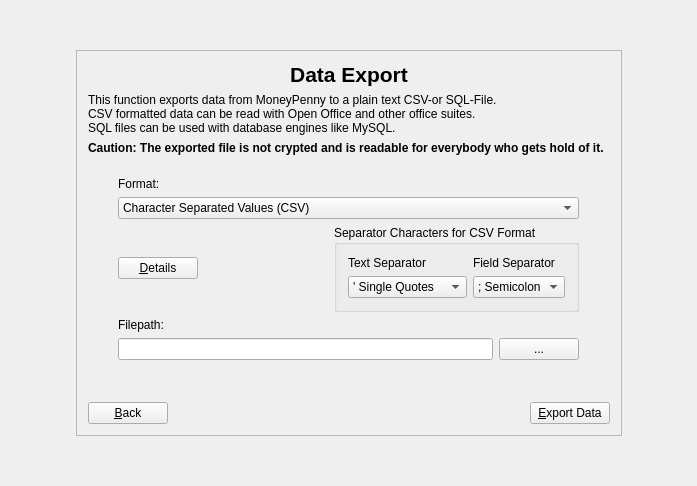
<?xml version="1.0" encoding="UTF-8"?>
<ui version="4.0">
 <class>GuiDataExportBase</class>
 <widget class="QWidget" name="GuiDataExportBase">
  <property name="geometry">
   <rect>
    <x>0</x>
    <y>0</y>
    <width>697</width>
    <height>486</height>
   </rect>
  </property>
  <property name="windowTitle">
   <string>Form1</string>
  </property>
  <layout class="QGridLayout">
   <item row="0" column="1">
    <spacer>
     <property name="orientation">
      <enum>Qt::Vertical</enum>
     </property>
     <property name="sizeHint" stdset="0">
      <size>
       <width>20</width>
       <height>40</height>
      </size>
     </property>
    </spacer>
   </item>
   <item row="1" column="0">
    <spacer>
     <property name="orientation">
      <enum>Qt::Horizontal</enum>
     </property>
     <property name="sizeHint" stdset="0">
      <size>
       <width>40</width>
       <height>20</height>
      </size>
     </property>
    </spacer>
   </item>
   <item row="1" column="1">
    <widget class="QFrame" name="frame">
     <property name="frameShape">
      <enum>QFrame::StyledPanel</enum>
     </property>
     <property name="frameShadow">
      <enum>QFrame::Raised</enum>
     </property>
     <layout class="QVBoxLayout">
      <item>
       <widget class="QLabel" name="label_3">
        <property name="font">
         <font>
          <pointsize>16</pointsize>
          <weight>75</weight>
          <bold>true</bold>
         </font>
        </property>
        <property name="text">
         <string>Data Export</string>
        </property>
        <property name="alignment">
         <set>Qt::AlignCenter</set>
        </property>
       </widget>
      </item>
      <item>
       <widget class="QLabel" name="label_4">
        <property name="text">
         <string>This function exports data from MoneyPenny to a plain text CSV-or SQL-File. 
CSV formatted data can be read with Open Office and other office suites.
SQL files can be used with database engines like MySQL.</string>
        </property>
        <property name="wordWrap">
         <bool>true</bool>
        </property>
       </widget>
      </item>
      <item>
       <widget class="QLabel" name="label_5">
        <property name="font">
         <font>
          <weight>75</weight>
          <bold>true</bold>
         </font>
        </property>
        <property name="text">
         <string>Caution: The exported file is not crypted and is readable for everybody who gets hold of it.</string>
        </property>
        <property name="wordWrap">
         <bool>true</bool>
        </property>
       </widget>
      </item>
      <item>
       <layout class="QHBoxLayout">
        <item>
         <spacer>
          <property name="orientation">
           <enum>Qt::Horizontal</enum>
          </property>
          <property name="sizeType">
           <enum>QSizePolicy::Fixed</enum>
          </property>
          <property name="sizeHint" stdset="0">
           <size>
            <width>30</width>
            <height>31</height>
           </size>
          </property>
         </spacer>
        </item>
        <item>
         <layout class="QVBoxLayout">
          <item>
           <spacer>
            <property name="orientation">
             <enum>Qt::Vertical</enum>
            </property>
            <property name="sizeHint" stdset="0">
             <size>
              <width>20</width>
              <height>16</height>
             </size>
            </property>
           </spacer>
          </item>
          <item>
           <widget class="QLabel" name="textLabel3">
            <property name="text">
             <string>Format:</string>
            </property>
            <property name="wordWrap">
             <bool>false</bool>
            </property>
           </widget>
          </item>
          <item>
           <widget class="QComboBox" name="comboBoxExportType">
            <item>
             <property name="text">
              <string>Character Separated Values (CSV)</string>
             </property>
            </item>
            <item>
             <property name="text">
              <string>MySQL Export File (SQL)</string>
             </property>
            </item>
           </widget>
          </item>
          <item>
           <layout class="QHBoxLayout">
            <item>
             <widget class="QPushButton" name="buttonDetails">
              <property name="text">
               <string>&amp;Details</string>
              </property>
             </widget>
            </item>
            <item>
             <spacer>
              <property name="orientation">
               <enum>Qt::Horizontal</enum>
              </property>
              <property name="sizeHint" stdset="0">
               <size>
                <width>21</width>
                <height>20</height>
               </size>
              </property>
             </spacer>
            </item>
            <item>
             <widget class="QGroupBox" name="groupBoxSeparators">
              <property name="minimumSize">
               <size>
                <width>0</width>
                <height>80</height>
               </size>
              </property>
              <property name="title">
               <string>Separator Characters for CSV Format</string>
              </property>
              <layout class="QGridLayout">
               <item row="0" column="0">
                <widget class="QLabel" name="label_2">
                 <property name="text">
                  <string>Text Separator</string>
                 </property>
                </widget>
               </item>
               <item row="0" column="1">
                <widget class="QLabel" name="label">
                 <property name="text">
                  <string>Field Separator</string>
                 </property>
                </widget>
               </item>
               <item row="1" column="0">
                <widget class="QComboBox" name="comboBoxTextSeparator">
                 <item>
                  <property name="text">
                   <string>' Single Quotes</string>
                  </property>
                 </item>
                 <item>
                  <property name="text">
                   <string>&quot; Double Quotes</string>
                  </property>
                 </item>
                </widget>
               </item>
               <item row="1" column="1">
                <widget class="QComboBox" name="comboBoxFieldSeparator">
                 <item>
                  <property name="text">
                   <string>; Semicolon</string>
                  </property>
                 </item>
                 <item>
                  <property name="text">
                   <string>, Comma</string>
                  </property>
                 </item>
                 <item>
                  <property name="text">
                   <string>: Colon</string>
                  </property>
                 </item>
                 <item>
                  <property name="text">
                   <string>   Tab</string>
                  </property>
                 </item>
                </widget>
               </item>
              </layout>
             </widget>
            </item>
           </layout>
          </item>
          <item>
           <widget class="QLabel" name="textLabel3_2">
            <property name="text">
             <string>Filepath:</string>
            </property>
            <property name="wordWrap">
             <bool>false</bool>
            </property>
           </widget>
          </item>
          <item>
           <layout class="QHBoxLayout">
            <item>
             <widget class="QLineEdit" name="lineEditFile"/>
            </item>
            <item>
             <widget class="QPushButton" name="buttonSelectFile">
              <property name="text">
               <string>...</string>
              </property>
             </widget>
            </item>
           </layout>
          </item>
          <item>
           <spacer>
            <property name="orientation">
             <enum>Qt::Vertical</enum>
            </property>
            <property name="sizeType">
             <enum>QSizePolicy::Expanding</enum>
            </property>
            <property name="sizeHint" stdset="0">
             <size>
              <width>461</width>
              <height>16</height>
             </size>
            </property>
           </spacer>
          </item>
         </layout>
        </item>
        <item>
         <spacer>
          <property name="orientation">
           <enum>Qt::Horizontal</enum>
          </property>
          <property name="sizeType">
           <enum>QSizePolicy::Fixed</enum>
          </property>
          <property name="sizeHint" stdset="0">
           <size>
            <width>31</width>
            <height>106</height>
           </size>
          </property>
         </spacer>
        </item>
       </layout>
      </item>
      <item>
       <widget class="QLabel" name="textLabel2">
        <property name="sizePolicy">
         <sizepolicy hsizetype="Fixed" vsizetype="Fixed">
          <horstretch>0</horstretch>
          <verstretch>0</verstretch>
         </sizepolicy>
        </property>
        <property name="text">
         <string/>
        </property>
        <property name="scaledContents">
         <bool>true</bool>
        </property>
        <property name="wordWrap">
         <bool>false</bool>
        </property>
       </widget>
      </item>
      <item>
       <layout class="QHBoxLayout">
        <item>
         <widget class="QPushButton" name="buttonBack">
          <property name="text">
           <string>&amp;Back</string>
          </property>
          <property name="icon">
           <iconset>
            <normaloff>../gui/image1</normaloff>../gui/image1</iconset>
          </property>
         </widget>
        </item>
        <item>
         <spacer>
          <property name="orientation">
           <enum>Qt::Horizontal</enum>
          </property>
          <property name="sizeType">
           <enum>QSizePolicy::Expanding</enum>
          </property>
          <property name="sizeHint" stdset="0">
           <size>
            <width>120</width>
            <height>20</height>
           </size>
          </property>
         </spacer>
        </item>
        <item>
         <widget class="QPushButton" name="buttonExport">
          <property name="text">
           <string>&amp;Export Data</string>
          </property>
          <property name="icon">
           <iconset>
            <normaloff>../gui/image2</normaloff>../gui/image2</iconset>
          </property>
         </widget>
        </item>
       </layout>
      </item>
     </layout>
    </widget>
   </item>
   <item row="1" column="2">
    <spacer>
     <property name="orientation">
      <enum>Qt::Horizontal</enum>
     </property>
     <property name="sizeHint" stdset="0">
      <size>
       <width>40</width>
       <height>20</height>
      </size>
     </property>
    </spacer>
   </item>
   <item row="2" column="1">
    <spacer>
     <property name="orientation">
      <enum>Qt::Vertical</enum>
     </property>
     <property name="sizeHint" stdset="0">
      <size>
       <width>20</width>
       <height>40</height>
      </size>
     </property>
    </spacer>
   </item>
  </layout>
 </widget>
 <layoutdefault spacing="6" margin="11"/>
 <resources/>
 <connections/>
</ui>
